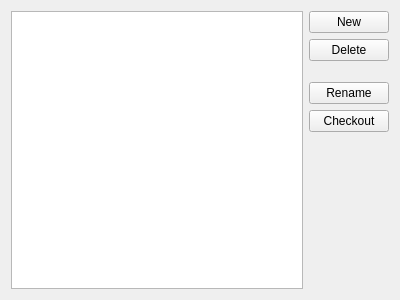
<?xml version="1.0" encoding="UTF-8"?>
<ui version="4.0">
 <class>BranchDialogBase</class>
 <widget class="QWidget" name="BranchDialogBase">
  <property name="geometry">
   <rect>
    <x>0</x>
    <y>0</y>
    <width>400</width>
    <height>300</height>
   </rect>
  </property>
  <layout class="QGridLayout" name="gridLayout">
   <item row="0" column="1">
    <layout class="QVBoxLayout" name="verticalLayout">
     <item>
      <widget class="QPushButton" name="newButton">
       <property name="toolTip">
        <string>Creates new branch based on the selected branch</string>
       </property>
       <property name="text">
        <string>New</string>
       </property>
      </widget>
     </item>
     <item>
      <widget class="QPushButton" name="deleteButton">
       <property name="toolTip">
        <string>The same as git branch -D</string>
       </property>
       <property name="text">
        <string>Delete</string>
       </property>
      </widget>
     </item>
     <item>
      <spacer name="verticalSpacer_2">
       <property name="orientation">
        <enum>Qt::Vertical</enum>
       </property>
       <property name="sizeType">
        <enum>QSizePolicy::Fixed</enum>
       </property>
       <property name="sizeHint" stdset="0">
        <size>
         <width>20</width>
         <height>15</height>
        </size>
       </property>
      </spacer>
     </item>
     <item>
      <widget class="QPushButton" name="renameButton">
       <property name="text">
        <string>Rename</string>
       </property>
      </widget>
     </item>
     <item>
      <widget class="QPushButton" name="checkoutButton">
       <property name="toolTip">
        <string>Checkout to the selected branch</string>
       </property>
       <property name="text">
        <string>Checkout</string>
       </property>
      </widget>
     </item>
     <item>
      <spacer name="verticalSpacer">
       <property name="orientation">
        <enum>Qt::Vertical</enum>
       </property>
       <property name="sizeHint" stdset="0">
        <size>
         <width>20</width>
         <height>40</height>
        </size>
       </property>
      </spacer>
     </item>
    </layout>
   </item>
   <item row="0" column="0">
    <widget class="QListView" name="branchView">
     <property name="editTriggers">
      <set>QAbstractItemView::EditKeyPressed</set>
     </property>
    </widget>
   </item>
  </layout>
 </widget>
 <resources/>
 <connections/>
</ui>
